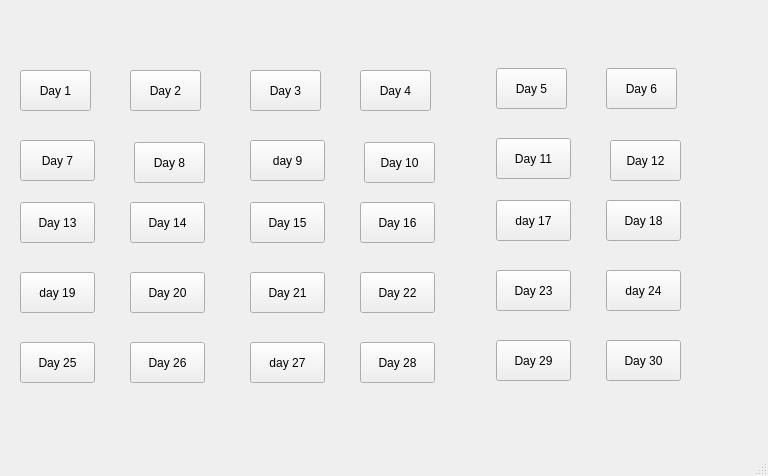
<?xml version="1.0" encoding="UTF-8"?>
<ui version="4.0">
 <class>list</class>
 <widget class="QMainWindow" name="list">
  <property name="geometry">
   <rect>
    <x>0</x>
    <y>0</y>
    <width>768</width>
    <height>476</height>
   </rect>
  </property>
  <property name="windowTitle">
   <string>list</string>
  </property>
  <widget class="QWidget" name="centralwidget">
   <widget class="QPushButton" name="day1">
    <property name="geometry">
     <rect>
      <x>20</x>
      <y>70</y>
      <width>71</width>
      <height>41</height>
     </rect>
    </property>
    <property name="sizePolicy">
     <sizepolicy hsizetype="Preferred" vsizetype="Preferred">
      <horstretch>0</horstretch>
      <verstretch>0</verstretch>
     </sizepolicy>
    </property>
    <property name="styleSheet">
     <string notr="true">QPushButton{

rgb(169, 255, 242)
border: rgb(169, 255, 242);
padding: 5px;






}

QPushButton:pressed{



backgrounf-color: #A9A9A9;
border: 1px solid gray;
padding: 5px;






}





</string>
    </property>
    <property name="text">
     <string>Day 1</string>
    </property>
   </widget>
   <widget class="QPushButton" name="day2">
    <property name="geometry">
     <rect>
      <x>130</x>
      <y>70</y>
      <width>71</width>
      <height>41</height>
     </rect>
    </property>
    <property name="sizePolicy">
     <sizepolicy hsizetype="Preferred" vsizetype="Preferred">
      <horstretch>0</horstretch>
      <verstretch>0</verstretch>
     </sizepolicy>
    </property>
    <property name="styleSheet">
     <string notr="true">QPushButton{

rgb(169, 255, 242)
border: rgb(169, 255, 242);
padding: 5px;






}

QPushButton:pressed{



backgrounf-color: #A9A9A9;
border: 1px solid gray;
padding: 5px;






}





</string>
    </property>
    <property name="text">
     <string>Day 2</string>
    </property>
   </widget>
   <widget class="QPushButton" name="day7">
    <property name="geometry">
     <rect>
      <x>20</x>
      <y>140</y>
      <width>75</width>
      <height>41</height>
     </rect>
    </property>
    <property name="sizePolicy">
     <sizepolicy hsizetype="Preferred" vsizetype="Preferred">
      <horstretch>0</horstretch>
      <verstretch>0</verstretch>
     </sizepolicy>
    </property>
    <property name="styleSheet">
     <string notr="true">QPushButton{

rgb(169, 255, 242)
border: rgb(169, 255, 242);
padding: 5px;






}

QPushButton:pressed{



backgrounf-color: #A9A9A9;
border: 1px solid gray;
padding: 5px;






}





</string>
    </property>
    <property name="text">
     <string>Day 7</string>
    </property>
   </widget>
   <widget class="QPushButton" name="day8">
    <property name="geometry">
     <rect>
      <x>134</x>
      <y>142</y>
      <width>71</width>
      <height>41</height>
     </rect>
    </property>
    <property name="sizePolicy">
     <sizepolicy hsizetype="Preferred" vsizetype="Preferred">
      <horstretch>0</horstretch>
      <verstretch>0</verstretch>
     </sizepolicy>
    </property>
    <property name="styleSheet">
     <string notr="true">QPushButton{

rgb(169, 255, 242)
border: rgb(169, 255, 242);
padding: 5px;






}

QPushButton:pressed{



backgrounf-color: #A9A9A9;
border: 1px solid gray;
padding: 5px;






}





</string>
    </property>
    <property name="text">
     <string>Day 8</string>
    </property>
   </widget>
   <widget class="QPushButton" name="day13">
    <property name="geometry">
     <rect>
      <x>20</x>
      <y>202</y>
      <width>75</width>
      <height>41</height>
     </rect>
    </property>
    <property name="sizePolicy">
     <sizepolicy hsizetype="Preferred" vsizetype="Preferred">
      <horstretch>0</horstretch>
      <verstretch>0</verstretch>
     </sizepolicy>
    </property>
    <property name="styleSheet">
     <string notr="true">QPushButton{

rgb(169, 255, 242)
border: rgb(169, 255, 242);
padding: 5px;






}

QPushButton:pressed{



backgrounf-color: #A9A9A9;
border: 1px solid gray;
padding: 5px;






}





</string>
    </property>
    <property name="text">
     <string>Day 13</string>
    </property>
   </widget>
   <widget class="QPushButton" name="day14">
    <property name="geometry">
     <rect>
      <x>130</x>
      <y>202</y>
      <width>75</width>
      <height>41</height>
     </rect>
    </property>
    <property name="sizePolicy">
     <sizepolicy hsizetype="Preferred" vsizetype="Preferred">
      <horstretch>0</horstretch>
      <verstretch>0</verstretch>
     </sizepolicy>
    </property>
    <property name="styleSheet">
     <string notr="true">QPushButton{

rgb(169, 255, 242)
border: rgb(169, 255, 242);
padding: 5px;






}

QPushButton:pressed{



backgrounf-color: #A9A9A9;
border: 1px solid gray;
padding: 5px;






}





</string>
    </property>
    <property name="text">
     <string>Day 14</string>
    </property>
   </widget>
   <widget class="QPushButton" name="day19">
    <property name="geometry">
     <rect>
      <x>20</x>
      <y>272</y>
      <width>75</width>
      <height>41</height>
     </rect>
    </property>
    <property name="sizePolicy">
     <sizepolicy hsizetype="Preferred" vsizetype="Preferred">
      <horstretch>0</horstretch>
      <verstretch>0</verstretch>
     </sizepolicy>
    </property>
    <property name="styleSheet">
     <string notr="true">QPushButton{

rgb(169, 255, 242)
border: rgb(169, 255, 242);
padding: 5px;






}

QPushButton:pressed{



backgrounf-color: #A9A9A9;
border: 1px solid gray;
padding: 5px;






}





</string>
    </property>
    <property name="text">
     <string>day 19</string>
    </property>
   </widget>
   <widget class="QPushButton" name="day20">
    <property name="geometry">
     <rect>
      <x>130</x>
      <y>272</y>
      <width>75</width>
      <height>41</height>
     </rect>
    </property>
    <property name="sizePolicy">
     <sizepolicy hsizetype="Preferred" vsizetype="Preferred">
      <horstretch>0</horstretch>
      <verstretch>0</verstretch>
     </sizepolicy>
    </property>
    <property name="styleSheet">
     <string notr="true">QPushButton{

rgb(169, 255, 242)
border: rgb(169, 255, 242);
padding: 5px;






}

QPushButton:pressed{



backgrounf-color: #A9A9A9;
border: 1px solid gray;
padding: 5px;






}





</string>
    </property>
    <property name="text">
     <string>Day 20</string>
    </property>
   </widget>
   <widget class="QPushButton" name="day25">
    <property name="geometry">
     <rect>
      <x>20</x>
      <y>342</y>
      <width>75</width>
      <height>41</height>
     </rect>
    </property>
    <property name="sizePolicy">
     <sizepolicy hsizetype="Preferred" vsizetype="Preferred">
      <horstretch>0</horstretch>
      <verstretch>0</verstretch>
     </sizepolicy>
    </property>
    <property name="styleSheet">
     <string notr="true">QPushButton{

rgb(169, 255, 242)
border: rgb(169, 255, 242);
padding: 5px;






}

QPushButton:pressed{



backgrounf-color: #A9A9A9;
border: 1px solid gray;
padding: 5px;






}





</string>
    </property>
    <property name="text">
     <string>Day 25</string>
    </property>
   </widget>
   <widget class="QPushButton" name="day26">
    <property name="geometry">
     <rect>
      <x>130</x>
      <y>342</y>
      <width>75</width>
      <height>41</height>
     </rect>
    </property>
    <property name="sizePolicy">
     <sizepolicy hsizetype="Preferred" vsizetype="Preferred">
      <horstretch>0</horstretch>
      <verstretch>0</verstretch>
     </sizepolicy>
    </property>
    <property name="styleSheet">
     <string notr="true">QPushButton{

rgb(169, 255, 242)
border: rgb(169, 255, 242);
padding: 5px;






}

QPushButton:pressed{



backgrounf-color: #A9A9A9;
border: 1px solid gray;
padding: 5px;






}





</string>
    </property>
    <property name="text">
     <string>Day 26</string>
    </property>
   </widget>
   <widget class="QPushButton" name="day15">
    <property name="geometry">
     <rect>
      <x>250</x>
      <y>202</y>
      <width>75</width>
      <height>41</height>
     </rect>
    </property>
    <property name="sizePolicy">
     <sizepolicy hsizetype="Preferred" vsizetype="Preferred">
      <horstretch>0</horstretch>
      <verstretch>0</verstretch>
     </sizepolicy>
    </property>
    <property name="styleSheet">
     <string notr="true">QPushButton{

rgb(169, 255, 242)
border: rgb(169, 255, 242);
padding: 5px;






}

QPushButton:pressed{



backgrounf-color: #A9A9A9;
border: 1px solid gray;
padding: 5px;






}





</string>
    </property>
    <property name="text">
     <string>Day 15</string>
    </property>
   </widget>
   <widget class="QPushButton" name="day9">
    <property name="geometry">
     <rect>
      <x>250</x>
      <y>140</y>
      <width>75</width>
      <height>41</height>
     </rect>
    </property>
    <property name="sizePolicy">
     <sizepolicy hsizetype="Preferred" vsizetype="Preferred">
      <horstretch>0</horstretch>
      <verstretch>0</verstretch>
     </sizepolicy>
    </property>
    <property name="styleSheet">
     <string notr="true">QPushButton{

rgb(169, 255, 242)
border: rgb(169, 255, 242);
padding: 5px;






}

QPushButton:pressed{



backgrounf-color: #A9A9A9;
border: 1px solid gray;
padding: 5px;






}





</string>
    </property>
    <property name="text">
     <string>day 9</string>
    </property>
   </widget>
   <widget class="QPushButton" name="day27">
    <property name="geometry">
     <rect>
      <x>250</x>
      <y>342</y>
      <width>75</width>
      <height>41</height>
     </rect>
    </property>
    <property name="sizePolicy">
     <sizepolicy hsizetype="Preferred" vsizetype="Preferred">
      <horstretch>0</horstretch>
      <verstretch>0</verstretch>
     </sizepolicy>
    </property>
    <property name="styleSheet">
     <string notr="true">QPushButton{

rgb(169, 255, 242)
border: rgb(169, 255, 242);
padding: 5px;






}

QPushButton:pressed{



backgrounf-color: #A9A9A9;
border: 1px solid gray;
padding: 5px;






}





</string>
    </property>
    <property name="text">
     <string>day 27</string>
    </property>
   </widget>
   <widget class="QPushButton" name="day22">
    <property name="geometry">
     <rect>
      <x>360</x>
      <y>272</y>
      <width>75</width>
      <height>41</height>
     </rect>
    </property>
    <property name="sizePolicy">
     <sizepolicy hsizetype="Preferred" vsizetype="Preferred">
      <horstretch>0</horstretch>
      <verstretch>0</verstretch>
     </sizepolicy>
    </property>
    <property name="styleSheet">
     <string notr="true">QPushButton{

rgb(169, 255, 242)
border: rgb(169, 255, 242);
padding: 5px;






}

QPushButton:pressed{



backgrounf-color: #A9A9A9;
border: 1px solid gray;
padding: 5px;






}





</string>
    </property>
    <property name="text">
     <string>Day 22</string>
    </property>
   </widget>
   <widget class="QPushButton" name="day10">
    <property name="geometry">
     <rect>
      <x>364</x>
      <y>142</y>
      <width>71</width>
      <height>41</height>
     </rect>
    </property>
    <property name="sizePolicy">
     <sizepolicy hsizetype="Preferred" vsizetype="Preferred">
      <horstretch>0</horstretch>
      <verstretch>0</verstretch>
     </sizepolicy>
    </property>
    <property name="styleSheet">
     <string notr="true">QPushButton{

rgb(169, 255, 242)
border: rgb(169, 255, 242);
padding: 5px;






}

QPushButton:pressed{



backgrounf-color: #A9A9A9;
border: 1px solid gray;
padding: 5px;






}





</string>
    </property>
    <property name="text">
     <string>Day 10</string>
    </property>
   </widget>
   <widget class="QPushButton" name="day16">
    <property name="geometry">
     <rect>
      <x>360</x>
      <y>202</y>
      <width>75</width>
      <height>41</height>
     </rect>
    </property>
    <property name="sizePolicy">
     <sizepolicy hsizetype="Preferred" vsizetype="Preferred">
      <horstretch>0</horstretch>
      <verstretch>0</verstretch>
     </sizepolicy>
    </property>
    <property name="styleSheet">
     <string notr="true">QPushButton{

rgb(169, 255, 242)
border: rgb(169, 255, 242);
padding: 5px;






}

QPushButton:pressed{



backgrounf-color: #A9A9A9;
border: 1px solid gray;
padding: 5px;






}





</string>
    </property>
    <property name="text">
     <string>Day 16</string>
    </property>
   </widget>
   <widget class="QPushButton" name="day3">
    <property name="geometry">
     <rect>
      <x>250</x>
      <y>70</y>
      <width>71</width>
      <height>41</height>
     </rect>
    </property>
    <property name="sizePolicy">
     <sizepolicy hsizetype="Preferred" vsizetype="Preferred">
      <horstretch>0</horstretch>
      <verstretch>0</verstretch>
     </sizepolicy>
    </property>
    <property name="styleSheet">
     <string notr="true">QPushButton{

rgb(169, 255, 242)
border: rgb(169, 255, 242);
padding: 5px;






}

QPushButton:pressed{



backgrounf-color: #A9A9A9;
border: 1px solid gray;
padding: 5px;






}





</string>
    </property>
    <property name="text">
     <string>Day 3</string>
    </property>
   </widget>
   <widget class="QPushButton" name="day21">
    <property name="geometry">
     <rect>
      <x>250</x>
      <y>272</y>
      <width>75</width>
      <height>41</height>
     </rect>
    </property>
    <property name="sizePolicy">
     <sizepolicy hsizetype="Preferred" vsizetype="Preferred">
      <horstretch>0</horstretch>
      <verstretch>0</verstretch>
     </sizepolicy>
    </property>
    <property name="styleSheet">
     <string notr="true">QPushButton{

rgb(169, 255, 242)
border: rgb(169, 255, 242);
padding: 5px;






}

QPushButton:pressed{



backgrounf-color: #A9A9A9;
border: 1px solid gray;
padding: 5px;






}





</string>
    </property>
    <property name="text">
     <string>Day 21</string>
    </property>
   </widget>
   <widget class="QPushButton" name="day28">
    <property name="geometry">
     <rect>
      <x>360</x>
      <y>342</y>
      <width>75</width>
      <height>41</height>
     </rect>
    </property>
    <property name="sizePolicy">
     <sizepolicy hsizetype="Preferred" vsizetype="Preferred">
      <horstretch>0</horstretch>
      <verstretch>0</verstretch>
     </sizepolicy>
    </property>
    <property name="styleSheet">
     <string notr="true">QPushButton{

rgb(169, 255, 242)
border: rgb(169, 255, 242);
padding: 5px;






}

QPushButton:pressed{



backgrounf-color: #A9A9A9;
border: 1px solid gray;
padding: 5px;






}





</string>
    </property>
    <property name="text">
     <string>Day 28</string>
    </property>
   </widget>
   <widget class="QPushButton" name="day4">
    <property name="geometry">
     <rect>
      <x>360</x>
      <y>70</y>
      <width>71</width>
      <height>41</height>
     </rect>
    </property>
    <property name="sizePolicy">
     <sizepolicy hsizetype="Preferred" vsizetype="Preferred">
      <horstretch>0</horstretch>
      <verstretch>0</verstretch>
     </sizepolicy>
    </property>
    <property name="styleSheet">
     <string notr="true">QPushButton{

rgb(169, 255, 242)
border: rgb(169, 255, 242);
padding: 5px;






}

QPushButton:pressed{



backgrounf-color: #A9A9A9;
border: 1px solid gray;
padding: 5px;






}





</string>
    </property>
    <property name="text">
     <string>Day 4</string>
    </property>
   </widget>
   <widget class="QPushButton" name="day6">
    <property name="geometry">
     <rect>
      <x>606</x>
      <y>68</y>
      <width>71</width>
      <height>41</height>
     </rect>
    </property>
    <property name="sizePolicy">
     <sizepolicy hsizetype="Preferred" vsizetype="Preferred">
      <horstretch>0</horstretch>
      <verstretch>0</verstretch>
     </sizepolicy>
    </property>
    <property name="styleSheet">
     <string notr="true">QPushButton{

rgb(169, 255, 242)
border: rgb(169, 255, 242);
padding: 5px;






}

QPushButton:pressed{



backgrounf-color: #A9A9A9;
border: 1px solid gray;
padding: 5px;






}





</string>
    </property>
    <property name="text">
     <string>Day 6</string>
    </property>
   </widget>
   <widget class="QPushButton" name="day23">
    <property name="geometry">
     <rect>
      <x>496</x>
      <y>270</y>
      <width>75</width>
      <height>41</height>
     </rect>
    </property>
    <property name="sizePolicy">
     <sizepolicy hsizetype="Preferred" vsizetype="Preferred">
      <horstretch>0</horstretch>
      <verstretch>0</verstretch>
     </sizepolicy>
    </property>
    <property name="styleSheet">
     <string notr="true">QPushButton{

rgb(169, 255, 242)
border: rgb(169, 255, 242);
padding: 5px;






}

QPushButton:pressed{



backgrounf-color: #A9A9A9;
border: 1px solid gray;
padding: 5px;






}





</string>
    </property>
    <property name="text">
     <string>Day 23</string>
    </property>
   </widget>
   <widget class="QPushButton" name="day11">
    <property name="geometry">
     <rect>
      <x>496</x>
      <y>138</y>
      <width>75</width>
      <height>41</height>
     </rect>
    </property>
    <property name="sizePolicy">
     <sizepolicy hsizetype="Preferred" vsizetype="Preferred">
      <horstretch>0</horstretch>
      <verstretch>0</verstretch>
     </sizepolicy>
    </property>
    <property name="styleSheet">
     <string notr="true">QPushButton{

rgb(169, 255, 242)
border: rgb(169, 255, 242);
padding: 5px;






}

QPushButton:pressed{



backgrounf-color: #A9A9A9;
border: 1px solid gray;
padding: 5px;






}





</string>
    </property>
    <property name="text">
     <string>Day 11</string>
    </property>
   </widget>
   <widget class="QPushButton" name="day30">
    <property name="geometry">
     <rect>
      <x>606</x>
      <y>340</y>
      <width>75</width>
      <height>41</height>
     </rect>
    </property>
    <property name="sizePolicy">
     <sizepolicy hsizetype="Preferred" vsizetype="Preferred">
      <horstretch>0</horstretch>
      <verstretch>0</verstretch>
     </sizepolicy>
    </property>
    <property name="styleSheet">
     <string notr="true">QPushButton{

rgb(169, 255, 242)
border: rgb(169, 255, 242);
padding: 5px;






}

QPushButton:pressed{



backgrounf-color: #A9A9A9;
border: 1px solid gray;
padding: 5px;






}





</string>
    </property>
    <property name="text">
     <string>Day 30</string>
    </property>
   </widget>
   <widget class="QPushButton" name="day18">
    <property name="geometry">
     <rect>
      <x>606</x>
      <y>200</y>
      <width>75</width>
      <height>41</height>
     </rect>
    </property>
    <property name="sizePolicy">
     <sizepolicy hsizetype="Preferred" vsizetype="Preferred">
      <horstretch>0</horstretch>
      <verstretch>0</verstretch>
     </sizepolicy>
    </property>
    <property name="styleSheet">
     <string notr="true">QPushButton{

rgb(169, 255, 242)
border: rgb(169, 255, 242);
padding: 5px;






}

QPushButton:pressed{



backgrounf-color: #A9A9A9;
border: 1px solid gray;
padding: 5px;






}





</string>
    </property>
    <property name="text">
     <string>Day 18</string>
    </property>
   </widget>
   <widget class="QPushButton" name="day17">
    <property name="geometry">
     <rect>
      <x>496</x>
      <y>200</y>
      <width>75</width>
      <height>41</height>
     </rect>
    </property>
    <property name="sizePolicy">
     <sizepolicy hsizetype="Preferred" vsizetype="Preferred">
      <horstretch>0</horstretch>
      <verstretch>0</verstretch>
     </sizepolicy>
    </property>
    <property name="styleSheet">
     <string notr="true">QPushButton{

rgb(169, 255, 242)
border: rgb(169, 255, 242);
padding: 5px;






}

QPushButton:pressed{



backgrounf-color: #A9A9A9;
border: 1px solid gray;
padding: 5px;






}





</string>
    </property>
    <property name="text">
     <string>day 17</string>
    </property>
   </widget>
   <widget class="QPushButton" name="day24">
    <property name="geometry">
     <rect>
      <x>606</x>
      <y>270</y>
      <width>75</width>
      <height>41</height>
     </rect>
    </property>
    <property name="sizePolicy">
     <sizepolicy hsizetype="Preferred" vsizetype="Preferred">
      <horstretch>0</horstretch>
      <verstretch>0</verstretch>
     </sizepolicy>
    </property>
    <property name="styleSheet">
     <string notr="true">QPushButton{

rgb(169, 255, 242)
border: rgb(169, 255, 242);
padding: 5px;






}

QPushButton:pressed{



backgrounf-color: #A9A9A9;
border: 1px solid gray;
padding: 5px;






}





</string>
    </property>
    <property name="text">
     <string>day 24</string>
    </property>
   </widget>
   <widget class="QPushButton" name="day5">
    <property name="geometry">
     <rect>
      <x>496</x>
      <y>68</y>
      <width>71</width>
      <height>41</height>
     </rect>
    </property>
    <property name="sizePolicy">
     <sizepolicy hsizetype="Preferred" vsizetype="Preferred">
      <horstretch>0</horstretch>
      <verstretch>0</verstretch>
     </sizepolicy>
    </property>
    <property name="styleSheet">
     <string notr="true">QPushButton{

rgb(169, 255, 242)
border: rgb(169, 255, 242);
padding: 5px;






}

QPushButton:pressed{



backgrounf-color: #A9A9A9;
border: 1px solid gray;
padding: 5px;






}





</string>
    </property>
    <property name="text">
     <string>Day 5</string>
    </property>
   </widget>
   <widget class="QPushButton" name="day29">
    <property name="geometry">
     <rect>
      <x>496</x>
      <y>340</y>
      <width>75</width>
      <height>41</height>
     </rect>
    </property>
    <property name="sizePolicy">
     <sizepolicy hsizetype="Preferred" vsizetype="Preferred">
      <horstretch>0</horstretch>
      <verstretch>0</verstretch>
     </sizepolicy>
    </property>
    <property name="styleSheet">
     <string notr="true">QPushButton{

rgb(169, 255, 242)
border: rgb(169, 255, 242);
padding: 5px;






}

QPushButton:pressed{



backgrounf-color: #A9A9A9;
border: 1px solid gray;
padding: 5px;






}





</string>
    </property>
    <property name="text">
     <string>Day 29</string>
    </property>
   </widget>
   <widget class="QPushButton" name="day12">
    <property name="geometry">
     <rect>
      <x>610</x>
      <y>140</y>
      <width>71</width>
      <height>41</height>
     </rect>
    </property>
    <property name="sizePolicy">
     <sizepolicy hsizetype="Preferred" vsizetype="Preferred">
      <horstretch>0</horstretch>
      <verstretch>0</verstretch>
     </sizepolicy>
    </property>
    <property name="styleSheet">
     <string notr="true">QPushButton{

rgb(169, 255, 242)
border: rgb(169, 255, 242);
padding: 5px;






}

QPushButton:pressed{



backgrounf-color: #A9A9A9;
border: 1px solid gray;
padding: 5px;






}





</string>
    </property>
    <property name="text">
     <string>Day 12</string>
    </property>
   </widget>
  </widget>
  <widget class="QMenuBar" name="menubar">
   <property name="geometry">
    <rect>
     <x>0</x>
     <y>0</y>
     <width>768</width>
     <height>21</height>
    </rect>
   </property>
  </widget>
  <widget class="QStatusBar" name="statusbar"/>
 </widget>
 <resources/>
 <connections/>
</ui>
